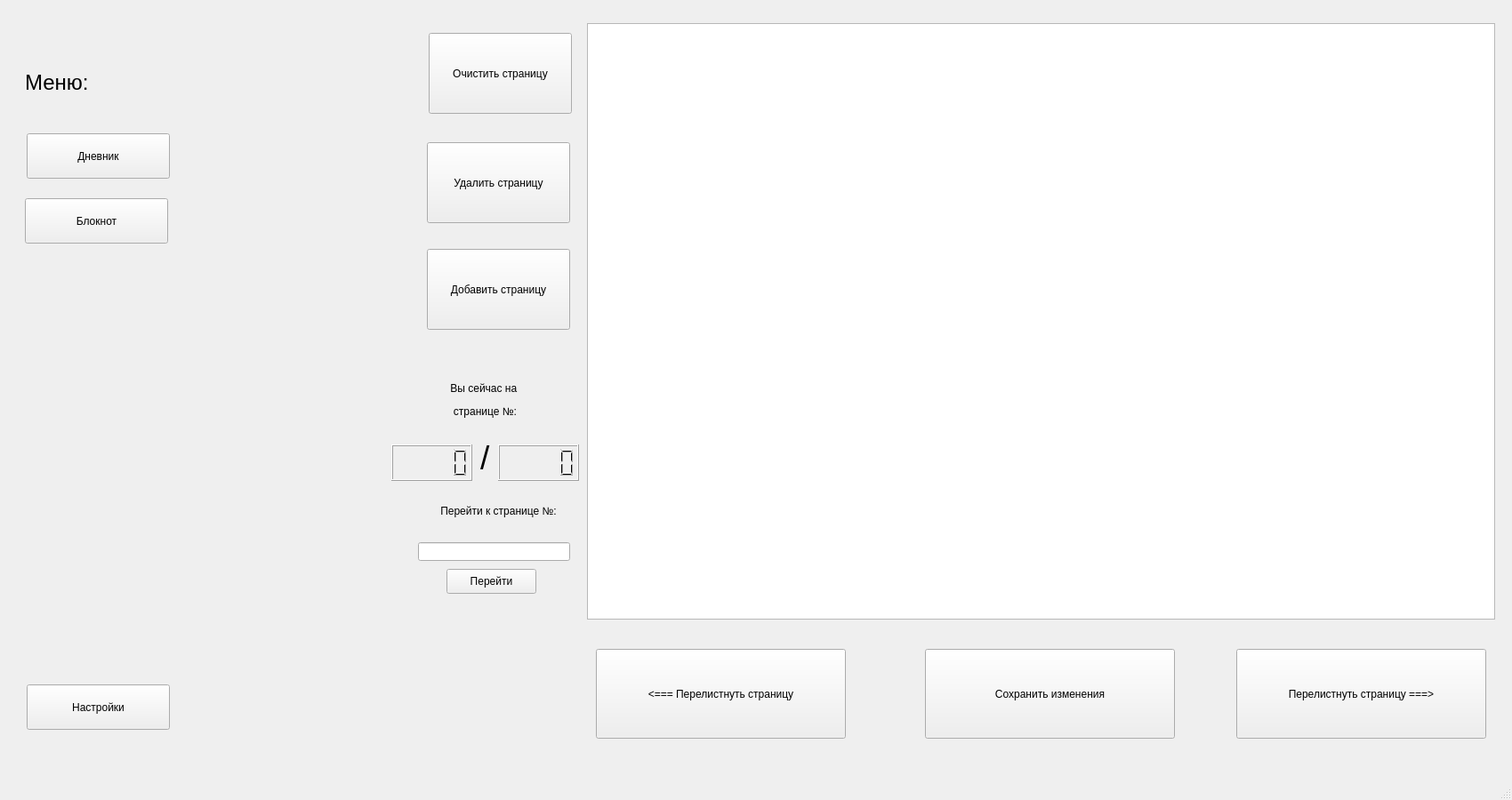
<?xml version="1.0" encoding="UTF-8"?>
<ui version="4.0">
 <class>MainWindow</class>
 <widget class="QMainWindow" name="MainWindow">
  <property name="geometry">
   <rect>
    <x>0</x>
    <y>0</y>
    <width>1700</width>
    <height>900</height>
   </rect>
  </property>
  <property name="windowTitle">
   <string>MainWindow</string>
  </property>
  <widget class="QWidget" name="centralwidget">
   <widget class="QPushButton" name="button_settings">
    <property name="geometry">
     <rect>
      <x>30</x>
      <y>770</y>
      <width>161</width>
      <height>51</height>
     </rect>
    </property>
    <property name="text">
     <string>Настройки</string>
    </property>
   </widget>
   <widget class="QLabel" name="label_50">
    <property name="geometry">
     <rect>
      <x>28</x>
      <y>73</y>
      <width>91</width>
      <height>41</height>
     </rect>
    </property>
    <property name="text">
     <string>&lt;html&gt;&lt;head/&gt;&lt;body&gt;&lt;p&gt;&lt;span style=&quot; font-size:18pt;&quot;&gt;Меню:&lt;/span&gt;&lt;/p&gt;&lt;/body&gt;&lt;/html&gt;</string>
    </property>
   </widget>
   <widget class="QPushButton" name="button_notebook">
    <property name="geometry">
     <rect>
      <x>28</x>
      <y>223</y>
      <width>161</width>
      <height>51</height>
     </rect>
    </property>
    <property name="text">
     <string>Блокнот</string>
    </property>
   </widget>
   <widget class="QPushButton" name="button_diary">
    <property name="geometry">
     <rect>
      <x>30</x>
      <y>150</y>
      <width>161</width>
      <height>51</height>
     </rect>
    </property>
    <property name="text">
     <string>Дневник</string>
    </property>
   </widget>
   <widget class="QTextEdit" name="note">
    <property name="geometry">
     <rect>
      <x>660</x>
      <y>26</y>
      <width>1021</width>
      <height>671</height>
     </rect>
    </property>
   </widget>
   <widget class="QPushButton" name="button_left_page">
    <property name="geometry">
     <rect>
      <x>670</x>
      <y>730</y>
      <width>281</width>
      <height>101</height>
     </rect>
    </property>
    <property name="text">
     <string>&lt;=== Перелистнуть страницу</string>
    </property>
   </widget>
   <widget class="QPushButton" name="button_right_page">
    <property name="geometry">
     <rect>
      <x>1390</x>
      <y>730</y>
      <width>281</width>
      <height>101</height>
     </rect>
    </property>
    <property name="text">
     <string>Перелистнуть страницу ===&gt;</string>
    </property>
   </widget>
   <widget class="QPushButton" name="button_save_page">
    <property name="geometry">
     <rect>
      <x>1040</x>
      <y>730</y>
      <width>281</width>
      <height>101</height>
     </rect>
    </property>
    <property name="text">
     <string>Сохранить изменения</string>
    </property>
   </widget>
   <widget class="QPushButton" name="button_clear_page">
    <property name="geometry">
     <rect>
      <x>482</x>
      <y>37</y>
      <width>161</width>
      <height>91</height>
     </rect>
    </property>
    <property name="text">
     <string>Очистить страницу</string>
    </property>
   </widget>
   <widget class="QPushButton" name="button_delete_page">
    <property name="geometry">
     <rect>
      <x>480</x>
      <y>160</y>
      <width>161</width>
      <height>91</height>
     </rect>
    </property>
    <property name="toolTip">
     <string>&lt;html&gt;&lt;head/&gt;&lt;body&gt;&lt;p&gt;&lt;br/&gt;&lt;/p&gt;&lt;/body&gt;&lt;/html&gt;</string>
    </property>
    <property name="text">
     <string>Удалить страницу</string>
    </property>
   </widget>
   <widget class="QPushButton" name="button_enter_page">
    <property name="geometry">
     <rect>
      <x>502</x>
      <y>640</y>
      <width>101</width>
      <height>28</height>
     </rect>
    </property>
    <property name="text">
     <string>Перейти</string>
    </property>
   </widget>
   <widget class="QLabel" name="label">
    <property name="geometry">
     <rect>
      <x>480</x>
      <y>550</y>
      <width>161</width>
      <height>51</height>
     </rect>
    </property>
    <property name="text">
     <string>&lt;html&gt;&lt;head/&gt;&lt;body&gt;&lt;p align=&quot;center&quot;&gt;Перейти к странице №:&lt;/p&gt;&lt;/body&gt;&lt;/html&gt;</string>
    </property>
   </widget>
   <widget class="QLineEdit" name="edit_page">
    <property name="geometry">
     <rect>
      <x>470</x>
      <y>610</y>
      <width>171</width>
      <height>21</height>
     </rect>
    </property>
   </widget>
   <widget class="QLabel" name="label_2">
    <property name="geometry">
     <rect>
      <x>480</x>
      <y>420</y>
      <width>131</width>
      <height>61</height>
     </rect>
    </property>
    <property name="text">
     <string>&lt;html&gt;&lt;head/&gt;&lt;body&gt;&lt;p align=&quot;center&quot;&gt;Вы сейчас на &lt;/p&gt;&lt;p align=&quot;center&quot;&gt;странице №:&lt;/p&gt;&lt;/body&gt;&lt;/html&gt;</string>
    </property>
   </widget>
   <widget class="QLCDNumber" name="count_page">
    <property name="geometry">
     <rect>
      <x>440</x>
      <y>500</y>
      <width>91</width>
      <height>41</height>
     </rect>
    </property>
   </widget>
   <widget class="QPushButton" name="button_add_page">
    <property name="geometry">
     <rect>
      <x>480</x>
      <y>280</y>
      <width>161</width>
      <height>91</height>
     </rect>
    </property>
    <property name="toolTip">
     <string>&lt;html&gt;&lt;head/&gt;&lt;body&gt;&lt;p&gt;&lt;br/&gt;&lt;/p&gt;&lt;/body&gt;&lt;/html&gt;</string>
    </property>
    <property name="text">
     <string>Добавить страницу</string>
    </property>
   </widget>
   <widget class="QLCDNumber" name="count_page_max">
    <property name="geometry">
     <rect>
      <x>560</x>
      <y>500</y>
      <width>91</width>
      <height>41</height>
     </rect>
    </property>
   </widget>
   <widget class="QLabel" name="label_3">
    <property name="geometry">
     <rect>
      <x>540</x>
      <y>480</y>
      <width>16</width>
      <height>71</height>
     </rect>
    </property>
    <property name="text">
     <string>&lt;html&gt;&lt;head/&gt;&lt;body&gt;&lt;p&gt;&lt;span style=&quot; font-size:28pt;&quot;&gt;/&lt;/span&gt;&lt;/p&gt;&lt;/body&gt;&lt;/html&gt;</string>
    </property>
   </widget>
  </widget>
  <widget class="QMenuBar" name="menubar">
   <property name="geometry">
    <rect>
     <x>0</x>
     <y>0</y>
     <width>1700</width>
     <height>26</height>
    </rect>
   </property>
  </widget>
  <widget class="QStatusBar" name="statusbar"/>
 </widget>
 <resources/>
 <connections/>
</ui>
